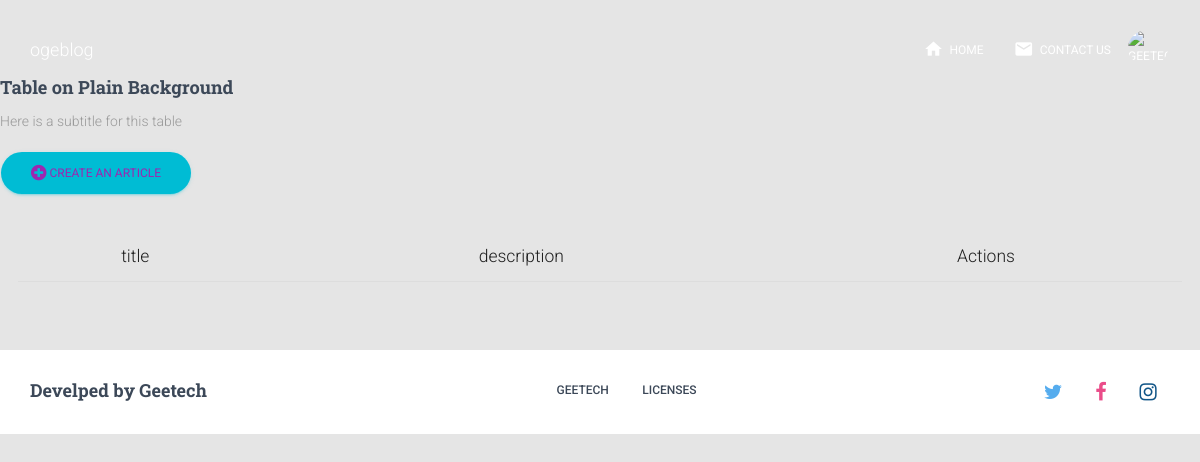
/dashboard/ (signed in), run on an earlier commit of the app's database.
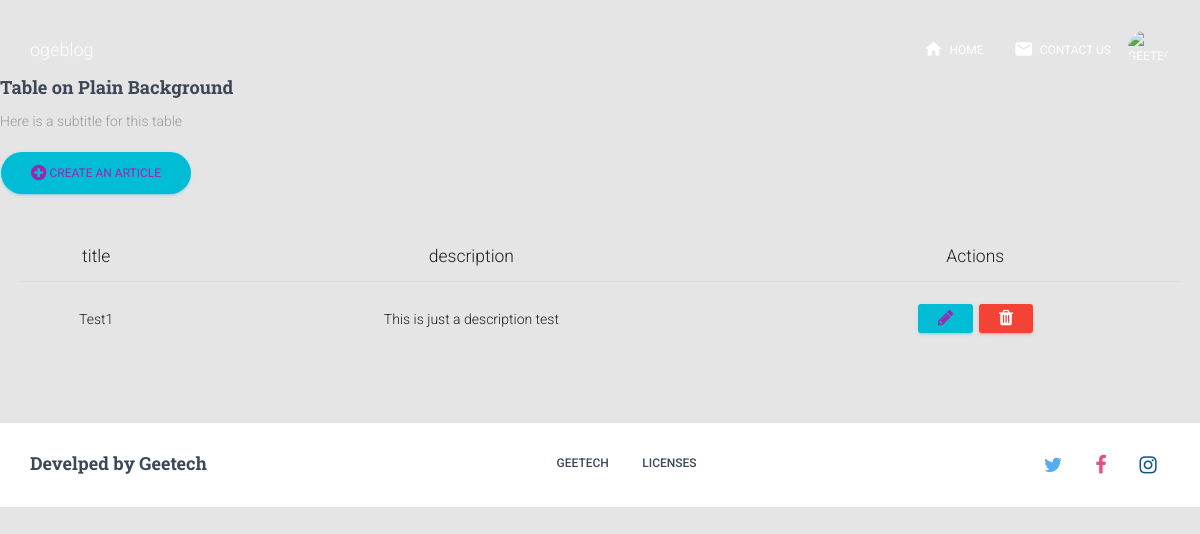
And on a later commit of the database.
### ogeblog/models.py (models this page shows, shortened)
class Article(models.Model):
    author = models.ForeignKey(settings.AUTH_USER_MODEL, on_delete=models.CASCADE)
    title = models.CharField(max_length=255)
    description = models.CharField(max_length=255, null=True)
    image = models.ImageField(upload_to=upload_dir, blank=True, null=True)
    slug = models.SlugField(max_length=255)
    body = models.TextField(blank=True, null=True)
    view_count = models.PositiveIntegerField(default=0)
    created = models.DateTimeField(default=timezone.now)
    draft = models.BooleanField(default=True)
    category = models.ForeignKey(Category)
    objects = ArticleManager()
    """ Informative name for model """
    class Meta:
        ordering = ('-created',)
        unique_together = ["slug", "title",]
        db_table = "article"

### ogeblog/views.py (the view)
# urls.py: url(r'^dashboard/$', views.DashBoard.as_view(), name='article_dashboard'),
class DashBoard(View):
	def get(self, request, *args, **kwargs):
		view = ArticleList.as_view(
			template_name = "articles/admin_page.html"
		)
		return view(request, *args, **kwargs)

### accounts/models.py (called while the page is built)
    @property
    def image_url(self):
        if self.avatar:
            return self.avatar.url
        else:
            return 'https://res.cloudinary.com/hjlrgf2ah/image/upload/v1538813235/media/user_default.png'

### ogeblog/models.py (called while the page is built)
    def not_draft(self):
        return self.filter(draft=False)

    def get_queryset(self):
        return ArticleQuerySet(self.model, using=self._db)

    def all(self):
        return self.get_queryset().not_draft()

### templates/articles/admin_page.html (shortened to what this page needs)
{% extends "layout.html" %}
{% load staticfiles %}
{% block content %}
<div class="wrapper ">
  <div class="main-panel">
      <div class="content">
        <div class="row">
          <div class="col-md-12">
            <div class="card card-plain">
              <br>
              <br>
              <br>
              <div class="card-header">
                <h4 class="card-title"> Table on Plain Background</h4>
                <p class="category"> Here is a subtitle for this table</p>
                <h6>
                  <button class="btn btn-info btn-round" type="button">
                           <a href="{% url 'article_create' %}">
                             <i class="fa fa-plus-circle"></i>
                             Create an article</a>
						      </button>
              </h6>
              </div>
              <div class="card-body">
                <div class="table-responsive">
                    <table class="table">
                        <thead class="">
                            <tr>
                                <th class="text-center">title</th>
                                <th class="text-center">description</th>
                                <th class="text-center">Actions</th>
                            </tr>
                        </thead>
                        <tbody>
                          {% for article in articles %}
                          <tr>
                              <td class="text-center">{{article.title}}</td>
                              <td class="text-center">{{article.description|truncatewords:10}}</td>
                              <td class="text-center">
                                <button type="button" rel="tooltip" class="btn btn-info btn-icon btn-sm ">
                                  <a href="{% url 'article_update' article.slug %}">
                                    <i class="fa fa-pencil"></i>
                                  </a>
                                </button>
                                <button type="button" rel="tooltip" class="btn btn-danger btn-icon btn-sm ">
                                  <i class="fa fa-trash"></i>
                                </button>
                            </td>
                          </tr>
                          {% endfor %}
                        </tbody>
                    </table>
                </div>
              </div>
            </div>
          </div>
        </div>
      </div>
{% endblock %}

### templates/layout.html (shortened to what this page needs)
{% load static %}
<!doctype html>
<html lang="en">
<head>
	<link rel="stylesheet" href="https://maxcdn.bootstrapcdn.com/font-awesome/latest/css/font-awesome.min.css" />
    <link href="{% static 'css/bootstrap.min.css' %}" rel="stylesheet" />
    <link href="{% static 'css/material-kit.css' %}" rel="stylesheet"/>
</head>
<body>
  {% include "navbar.html" %}
  {% block content %}
	{% endblock content %}
  {% include "footer.html" %}
</body>
</html>

### templates/navbar.html (shortened to what this page needs)
{% load static %}
<nav class="navbar navbar-danger navbar-transparent navbar-absolute">
    	<div class="container">
        	<div class="navbar-header">
        		<a class="navbar-brand" href="{% url 'article_list' %}">ogeblog</a>
        	</div>
        	<div class="collapse navbar-collapse">
        		<ul class="nav navbar-nav navbar-right">
	    				<li>
								<a href="{% url 'article_list' %}">
									<i class="material-icons">home</i> home
								</a>
							</li>
							<li>
								<a href="{% url 'contact' %}">
									<i class="material-icons">email</i> contact us
								</a>
							</li>
              {% if user.is_authenticated %}
                <li class="dropdown">
                    <a href="#geetech" class="profile-photo dropdown-toggle" data-toggle="dropdown">
                        <div class="profile-photo-small">
                            <img src="{{user.image_url}}" alt="{{user.username}}" class="img-circle img-responsive">
                        </div>
                    </a>
                </li>
              {% endif %}
        		</ul>
        </div>
    	</div>
    </nav>

### templates/footer.html
{% load static %}
{% url 'accounts:login' as login %}
{% url 'accounts:signup' as signup %}
{% if request.path == login or request.path == signup %}
<footer class="footer">
    <div class="container">
        <nav class="pull-left">
    <ul>
      <li>
        <a href="#">
          Develped by Geetech
        </a>
      </li>
      <li>
        <a href="{% url 'article_list' %}">
           Blog
        </a>
      </li>
      <li>
        <a href="#">
          Licenses
        </a>
      </li>
    </ul>
        </nav>
        <div class="copyright pull-right">
            &copy; <script>document.write(new Date().getFullYear())</script>, made with <i class="fa fa-heart heart"></i> by <a href="#" target="_blank">Geetech</a>
        </div>
    </div>
</footer>
{% else %}
<footer class="footer footer-white">
  <div class="container">
    <a class="footer-brand" href="#">Develped by Geetech</a>
    <ul class="pull-center">
      <li>
        <a href="#geetech" target="_blank">
          Geetech
        </a>
      </li>
      <li>
        <a href="#geetech" target="_blank">
          Licenses
        </a>
      </li>
    </ul>
    <ul class="social-buttons pull-right">
      <li>
        <a href="#" target="_blank" class="btn btn-just-icon btn-simple btn-twitter">
          <i class="fa fa-twitter"></i>
        </a>
      </li>
      <li>
        <a href="#" target="_blank" class="btn btn-just-icon btn-simple btn-dribbble">
          <i class="fa fa-facebook"></i>
        </a>
      </li>
      <li>
        <a href="#" target="_blank" class="btn btn-just-icon btn-simple btn-instagram">
          <i class="fa fa-instagram"></i>
        </a>
      </li>
    </ul>
  </div>
</footer>
{% endif %}

What changed in the data, as far as the page shows it:
added Article: title "Test1", description "This is just a description test"
